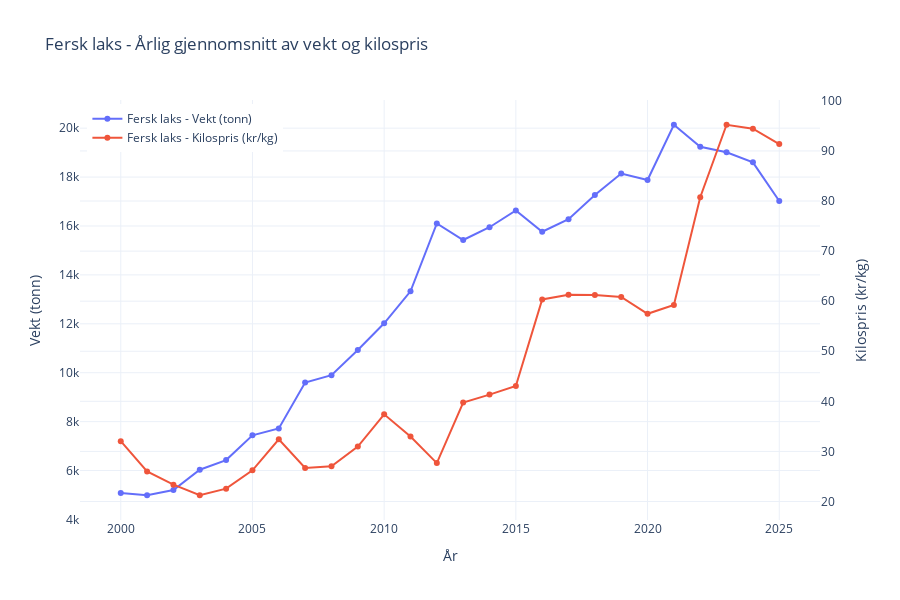

The cell this chart's notebook holds for it:
### Code cell
"""
    Denne koden henter laksedata fra SSB og bruker Plotly til å lage en interaktiv visualisering med dobbel akse. 
    Det er brukt to y-akser for å illustrere sammenhengen tyelig
    Grafene viser gjennomsnittlig årlig utvikling i vekt (tonn) og kilopris (kr/kg) for fersk laks fra 2000 til 2025.
"""

import requests
import pandas as pd
from itertools import product
import plotly.graph_objects as go

# Hent data fra SSB API
api_url = "https://data.ssb.no/api/v0/no/table/03024/"
query = {
    "query": [],
    "response": {
        "format": "json-stat2"
    }
}
response = requests.post(api_url, json=query)

if response.status_code == 200:
    data = response.json()

    #Trekker ut dimensjoner og verdier
    dimension_names = list(data["dimension"].keys())
    values = data["value"]
    dimensions = [list(data["dimension"][dim]["category"]["label"].values()) for dim in dimension_names]
    all_combinations = list(product(*dimensions))

    df = pd.DataFrame(all_combinations, columns=dimension_names)
    df["Value"] = values

    #Filtrer ut relevante rader for fersk og frosset laks
    df_pivot = df.pivot_table(
        index="Tid",
        columns=["VareGrupper2", "ContentsCode"],
        values="Value",
        aggfunc="sum"
    ).reset_index()

    #Bytter ut og gir lesbare og forståelig navn på kolonnene 
    df_pivot.columns = ["Tid", "Fersk laks - Kilospris", "Fersk laks - Vekt (tonn)",
                        "Frosset laks - Kilospris", "Frosset laks - Vekt (tonn)"]

    # Hent ut år fra Tid (første 4 tegn)
    df_pivot["År"] = df_pivot["Tid"].str[:4].astype(int)

    #sorterer data per år og regner ut gjennomsnitt av alle numeriske kolonner per år 
    df_agg = df_pivot.groupby("År", as_index=False).mean(numeric_only=True)

    #Lager en interaktiv graf med Plotly 
    fig = go.Figure()

    #Legger til en graf for fersk laks vekt og kilospris
    fig.add_trace(go.Scatter(
        x=df_agg["År"],
        y=df_agg["Fersk laks - Vekt (tonn)"],
        name="Fersk laks - Vekt (tonn)",
        yaxis="y1",
        mode="lines+markers"
    ))

    fig.add_trace(go.Scatter(
        x=df_agg["År"],
        y=df_agg["Fersk laks - Kilospris"],
        name="Fersk laks - Kilospris (kr/kg)",
        yaxis="y2",
        mode="lines+markers"
    ))
    #Legger til layout for dobbel akse
    fig.update_layout(
        title="Fersk laks - Årlig gjennomsnitt av vekt og kilospris",
        xaxis=dict(title="År"),
        yaxis=dict(title="Vekt (tonn)", side="left"),
        yaxis2=dict(title="Kilospris (kr/kg)", overlaying="y", side="right"),
        legend=dict(x=0.01, y=0.99),
        hovermode="x unified",
        template="plotly_white",
        height=600
    )

    fig.show() #Viser grafen

else:
    print(f"Feil ved henting av data: {response.status_code}")
    print(response.text)

### Figure 1 — Plotly figure (JSON) as saved in the notebook; plotly's stock layout.template omitted (floating-point values rounded to 4 significant figures)
{"data": [{"mode": "lines+markers", "name": "Fersk laks - Vekt (tonn)", "type": "scatter", "x": [2000, 2001, 2002, 2003, 2004, 2005, 2006, 2007, 2008, 2009, 2010, 2011, 2012, 2013, 2014, 2015, 2016, 2017, 2018, 2019, 2020, 2021, 2022, 2023, 2024, 2025], "y": [5086.0, 4989.0, 5204.0, 6033.0, 6427.0, 7441.0, 7722.0, 9595.0, 9900.0, 10930.0, 12020.0, 13330.0, 16110.0, 15430.0, 15950.0, 16630.0, 15760.0, 16280.0, 17270.0, 18140.0, 17880.0, 20140.0, 19240.0, 19010.0, 18600.0, 17020.0], "yaxis": "y"}, {"mode": "lines+markers", "name": "Fersk laks - Kilospris (kr/kg)", "type": "scatter", "x": [2000, 2001, 2002, 2003, 2004, 2005, 2006, 2007, 2008, 2009, 2010, 2011, 2012, 2013, 2014, 2015, 2016, 2017, 2018, 2019, 2020, 2021, 2022, 2023, 2024, 2025], "y": [32.04, 25.99, 23.36, 21.24, 22.57, 26.22, 32.41, 26.68, 27.02, 30.96, 37.41, 32.99, 27.67, 39.76, 41.35, 43.05, 60.34, 61.3, 61.22, 60.86, 57.48, 59.23, 80.76, 95.23, 94.44, 91.38], "yaxis": "y2"}], "layout": {"height": 600, "hovermode": "x unified", "legend": {"x": 0.01, "y": 0.99}, "title": {"text": "Fersk laks - Årlig gjennomsnitt av vekt og kilospris"}, "xaxis": {"title": {"text": "År"}}, "yaxis": {"side": "left", "title": {"text": "Vekt (tonn)"}}, "yaxis2": {"overlaying": "y", "side": "right", "title": {"text": "Kilospris (kr/kg)"}}}}
